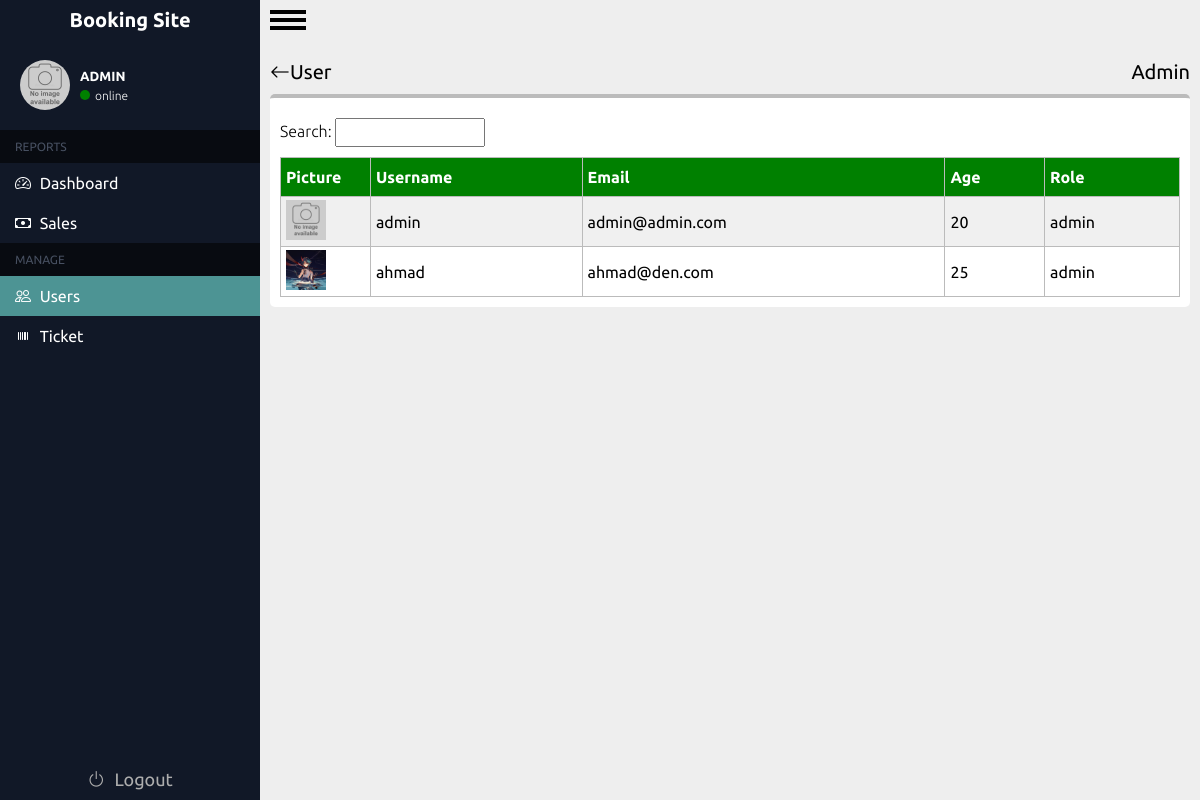
The page /admin/user_admin.php (signed in) on the database its author committed.
### tables this page shows
CREATE TABLE `users` (
  `id_user` int(11) NOT NULL,
  `Username` varchar(200) NOT NULL,
  `Email` varchar(200) NOT NULL,
  `Age` int(11) NOT NULL,
  `Password` varchar(200) NOT NULL,
  `gambar` varchar(255) DEFAULT NULL,
  `role` varchar(225) NOT NULL
);

### admin/user_admin.php (the view, shortened to what this page needs)
<?php
require '../koneksi.php';
$user = [];
?>
<!DOCTYPE html>
<html lang="en">
<head>
    <link rel="stylesheet" href="../css/tiket.css?v=1.4">
    <link rel="stylesheet" href="https://cdn.jsdelivr.net/npm/bootstrap-icons@1.11.1/font/bootstrap-icons.css">
</head>
<body>
    <div class="container">
        <?php @include "../includes/sidebar.php" ?>
        <div class="main-content">
            <div id="menu-button">
                <label for="menu-checkbox" id="menu-label">
                    <div id="hamburger"></div>
                </label>
            </div>
            <div class="wrapper">
                <div class="header">
                    <a href="users.php" style="color:black;"><i class="bi bi-arrow-left"></i>User </a>
                    <a href="" style="color:black">Admin</a>
                </div>
                <div class="isi">
                    <div class="neck-content">
                        <span>
                            <form action="" method="post">
                                <label for="">Search: </label>
                                <input type="search" name="cari" id="search">
                            </form>
                        </span>
                    </div>
                    <div class="tabel-content">
                        <table>
                            <tr>
                                <th>Picture</th>
                                <th>Username</th>
                                <th>Email</th>
                                <th>Age</th>
                                <th>Role</th>
                            </tr>
                            <?php
                            if (isset($_POST['cari'])) {
                                $keyword = $_POST['cari'];
                                $result = mysqli_query($conn, "select * from users where Username like '%$keyword%' or Email like '%$keyword%' and role = 'admin
                                ");
                            }else{
                                $result = mysqli_query($conn, "select * from users where role ='admin'");
                            }
                            while ($record = mysqli_fetch_assoc($result)) {
                                $user[] = $record;
                            }
                            foreach ($user as $sr) :
                                echo "
                            <tr>
                                <td width='10%'><img src='../img/" . $sr["gambar"] . "' alt='' width='40px'></td>
                                    <td>" . $sr["Username"] . "</td>
                                    <td>" . $sr["Email"] . "</td>
                                    <td>" . $sr["Age"] . "</td>
                                    <td>" . $sr["role"] . "</td>
                                    ";
                            endforeach;
                            ?>
                        </table>
                    </div>
                </div>
            </div>
        </div>
</body>
</html>

### includes/sidebar.php (shortened to what this page needs)
<link rel="stylesheet" href="../css/sidebar.css?v=2">
<div class="sidebar">
    <div class="header">
        <a href="#">
            <div class="list-item">
                <span class="description-header">Booking Site</span>
            </div>
        </a>
        <div class="info-user">
            <div class="picture">
                <?php
                require '../koneksi.php';
                $id_u = $_SESSION['id'];
                $hasil = mysqli_query($conn, "select gambar from users where id_user = '$id_u'");
                $gambar = [];
                while ($record = mysqli_fetch_assoc($hasil)) {
                    $gambar[] = $record;
                }
                echo "
                <img src='../img/".$gambar[0]["gambar"] . "' alt=''>
                "
                ?>
                <div class="circle">
                    <i class="bi bi-pencil"></i>
                </div>
                <div class="layer"></div>
            </div>
            <div class="content" id="content">
                <h5>ADMIN</h5>
                <div class="online">
                    <div class="info"></div>
                    <p>online</p>
                </div>
            </div>
        </div>
    </div>
    <div class="main">
        <div class="head-list">
            <span>REPORTS</span>
        </div>
        <div class="list-item">
            <a href="home.php">
                <i class="bi bi-speedometer2"></i>
                <span class="description">Dashboard</span>
            </a>
        </div>
        <div class="list-item">
            <a href="sales.php">
                <i class="bi bi-cash"></i>
                <span class="description">Sales</span>
            </a>
        </div>
        <div class="head-list">
            <span>MANAGE</span>
        </div>
        <div class="list-item">
            <a href="users.php">
                <i class="bi bi-people"></i>
                <span class="description">Users</span>
            </a>
        </div>
        <div class="list-item">
            <a href="tiket.php">
                <i class="bi bi-upc"></i>
                <span class="description">Ticket</span>
            </a>
        </div>
        <div class="list-item logout">
            <a href="../login/logout.php">
                <i class="bi bi-power"></i>
                <span class="description">Logout</span>
            </a>
        </div>
    </div>
</div>

### css/tiket.css (style rules this page uses)
.wrapper .isi { width: auto; min-width: 100%; background-color: white; padding: 10px; margin: 10px 0; border-top: 4px solid #bbb; border-radius: 5px; overflow: hidden; }
.wrapper .header { width: 100%; display: flex; justify-content: space-between; }
.wrapper .header a { color: black; text-decoration: none; }
.wrapper .header a:nth-child(2) { color: rgb(0, 0, 0); }
.wrapper .isi .neck-content { padding: 10px 0; display: flex; justify-content: space-between; font-style: normal; font-weight: 300; }
.wrapper .isi .neck-content span input { width: 150px; padding: 5px; }
.isi .tabel-content table { width: 100%; border-collapse: collapse; }
.isi .tabel-content table th { padding: 10px 5px; background-color: green; text-align: left; color: white; }
.isi .tabel-content table th, .isi .tabel-content table td { border: 1px solid #bbb; }
.isi .tabel-content table td { padding: 3px 5px; align-content: center; }
.isi .tabel-content table tr:nth-child(even) { background-color: #f0f0f0; }

### css/sidebar.css (style rules this page uses)
.sidebar { background-color: #111827; width: 260px; display: flex; box-sizing: border-box; flex-direction: column; transition: all ease-in 0.3s; position: relative; }
.main-content { background-color: #eeeeee; flex-grow: 1; }
.sidebar .description-header { font-style: normal; font-weight: 700; font-size: 20px; line-height: 16px; text-align: center; color: white; }
.sidebar .header a { text-decoration: none; color: white; }
.sidebar .header .list-item { display: flex; flex-direction: row; align-items: center; justify-content: center; padding: 5px 8px; height: 40px; box-sizing: border-box; }
.sidebar .main .list-item a { font-style: normal; font-weight: 400; font-size: 16px; line-height: 16px; text-align: center; color: #fff; text-decoration: none; }
.sidebar .main .list-item { padding: 12px 15px; display: flex; flex-direction: row; align-items: center; cursor: pointer; }
.sidebar .main .logout { position: absolute; bottom: 0; right: 0; width: 100%; font-size: 28px; cursor: default; justify-content: center; }
.sidebar .main .logout a { font-size: 18px; color: #adadad; }
.sidebar .main .description { margin-left: 5px; }
.main .head-list { color: #475061; padding: 10px 15px; background-color: #080b11; font-style: normal; font-weight: 400; font-size: 12px; }
.container .sidebar .info-user { color: white; padding: 20px; display: flex; align-items: center; gap: 10px; }
.container .sidebar .info-user .content { display: flex; flex-direction: column; gap: 5px; }
.container .sidebar .info-user .picture .layer { width: inherit; height: inherit; z-index: 999; position: absolute; top: 0; }
.container .sidebar .info-user .picture { width: 50px; height: 50px; border-radius: 50%; cursor: pointer; background-size: cover; overflow: hidden; position: relative; background-position: top; }
.container .sidebar .info-user .picture .circle { position: absolute; bottom: -5px; right: -5px; color: #6d6e6e; font-size: 18px; }
.container .sidebar .info-user .picture img { width: inherit; z-index: 1; }
.container .sidebar .info-user .content .online .info { width: 10px; height: 10px; border-radius: 50%; background-color: green; }
.container .sidebar .info-user .content .online { display: flex; align-items: center; gap: 5px; }
.container .sidebar .info-user .content .online p { font-size: 12px; font-weight: 200; }

### css/admin.css (style rules this page uses)
* { padding: 0; margin: 0; box-sizing: border-box; font-family: 'Ubuntu', sans-serif; }
.container { display: flex; min-height: 100vh; }
#menu-button { width: 36px; position: absolute; overflow: hidden; margin: 10px; }
#menu-label { position: relative; display: block; height: 20px; cursor: pointer; }
#hamburger, #menu-label:after, #menu-label:before { position: absolute; left: 0; width: 100%; height: 4px; background-color: black; }
#menu-label:after, #menu-label:before { content: ""; transition: .4s cubic-bezier(0.25, 0.46, 0.45, 0.94); }
#menu-label:before { top: 0; }
#menu-label:after { top: 8px; }
#hamburger { top: 16px; }
#hamburger:before { content: "MENU"; position: absolute; top: 5px; right: 0; left: 0; color: #111827; font-size: 12px; font-weight: bold; text-align: center; }
.wrapper { width: auto; min-width: 100%; margin: 50px 0; padding: 10px; }
.wrapper .header { font-style: medium; font-weight: 400; font-size: 20px; }

### admin/user_admin.php (style rules this page uses)
.container .sidebar .main .list-item:nth-child(5) { background-color: rgb(77, 148, 148); }

### rows shown on the page
users: gambar (placeholder picture), Username "admin", Email "admin@admin.com", Age "20", role "admin"
users: gambar (picture), Username "ahmad", Email "ahmad@den.com", Age "25", role "admin"
